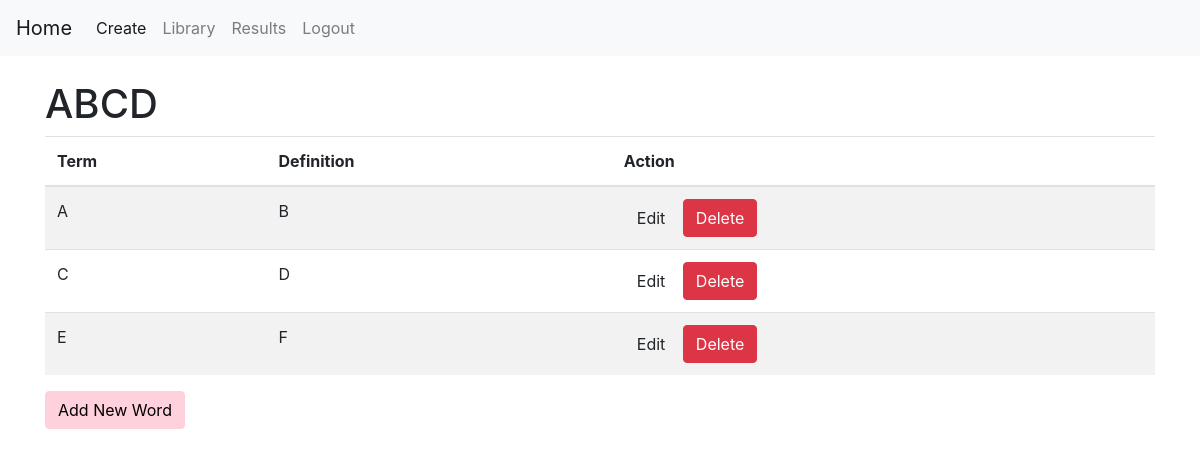
Page /edit_quiz/4 (signed in) on the committed database.
### tables this page shows
CREATE TABLE quizzes (
        quiz_id INTEGER PRIMARY KEY AUTOINCREMENT,
        quiz_name TEXT NOT NULL,
        user_id INTEGER NOT NULL
        );

CREATE TABLE vocabulary (
        word_id INTEGER PRIMARY KEY AUTOINCREMENT,
        quiz_id INTEGER NOT NULL,
        term TEXT NOT NULL,
        definition TEXT NOT NULL
        );

### flask-project/app.py (the view)
@app.route("/edit_quiz/<int:quiz_id>")
def edit_quiz(quiz_id):
    if "user_id" not in session:
        return redirect("/login")
    connection = sqlite3.connect("database.db")
    cursor = connection.cursor()
    cursor.execute(
        """
        SELECT word_id, term, definition
        FROM vocabulary
        WHERE quiz_id = ?
        """,
        (quiz_id,)
    )
    words = cursor.fetchall()
    cursor.execute(
        """
        SELECT quiz_name
        FROM quizzes
        WHERE quiz_id = ?
        """,
        (quiz_id,)
    )
    quiz_name = cursor.fetchone()[0]
    connection.close()
    return render_template(
        "edit_quiz.html",
        words=words,
        quiz_id=quiz_id,
        quiz_name=quiz_name
    )

### flask-project/templates/edit_quiz.html (shortened to what this page needs)
{% extends "base.html" %}
{% block content %}
<h1>{{ quiz_name }}</h1>
<table class="table table-striped">
    <thead>
        <tr>
            <th>Term</th>
            <th>Definition</th>
            <th>Action</th>
        </tr>
    </thead>
    <tbody>
    {% for word in words %}
        <tr>
            <td>{{ word[1] }}</td>
            <td>{{ word[2] }}</td>
            <td>
                <a href="/edit_word/{{ word[0] }}"
                   class="btn btn-lightblue">
                    Edit
                </a>
                <a href="/delete_word/{{ word[0] }}"
                   class="btn btn-danger">
                    Delete
                </a>
            </td>
        </tr>
    {% endfor %}
    </tbody>
</table>
<a href="/add_word/{{ quiz_id }}"
   class="btn btn-pink">
    Add New Word
</a>
{% endblock %}

### flask-project/templates/base.html (style rules this page uses)
.btn-pink { background-color: #ffd1dc; color: black; border: 1px solid #ffd1dc; }

### rows in the picture
quizzes: quiz_name "ABCD"
vocabulary: term "A", definition "B"
vocabulary: term "C", definition "D"
vocabulary: term "E", definition "F"
